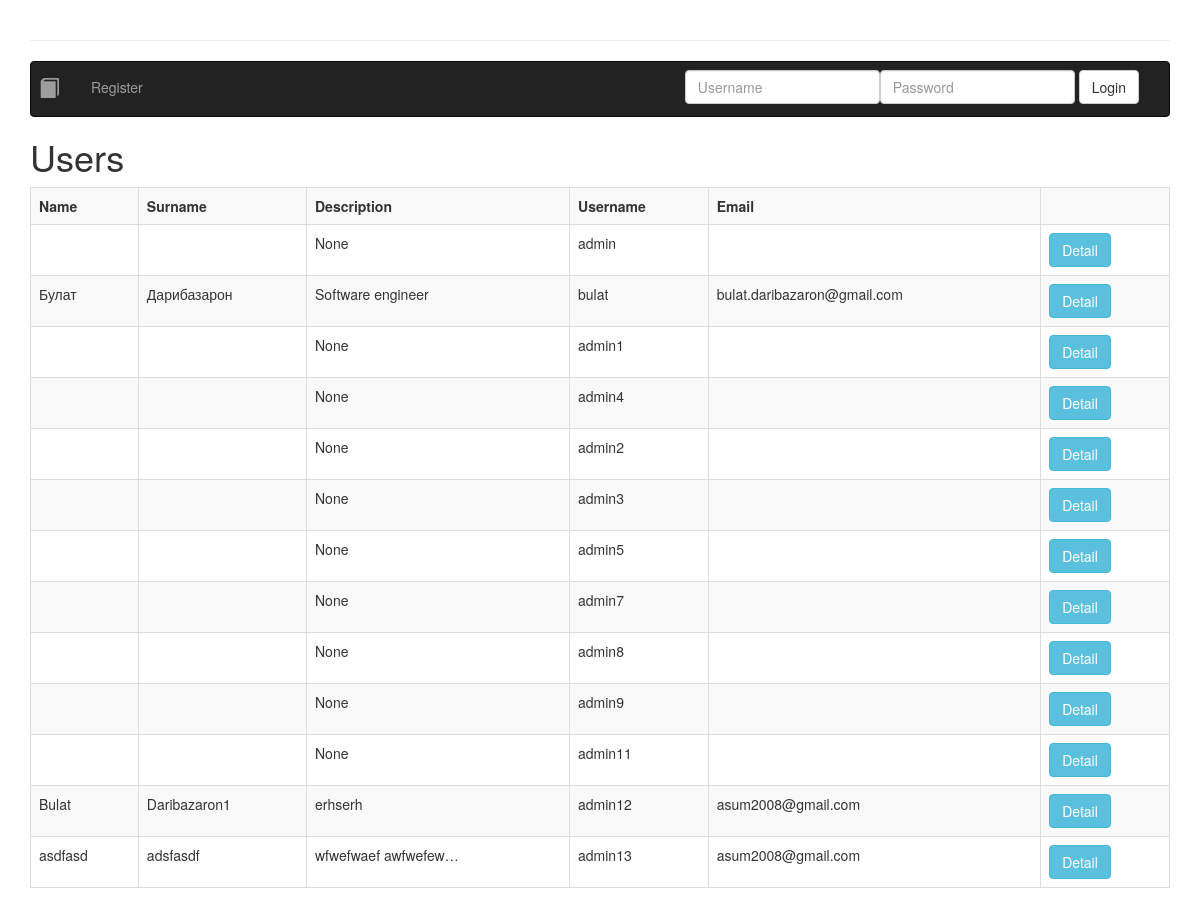
/profile/, run on the app's committed database.
### intra/models.py (models this page shows)
class User(AbstractUser):
    description = models.TextField(null=True)
    picture = models.ImageField(blank=True, upload_to="", null=True)

### intra/views.py (the view)
# urls.py: path('profile/', views.ProfileList.as_view(), name='users'),
class ProfileList(ListView):
    model = User
    template_name = 'profile_list.html'

### intra/templates/profile_list.html (shortened to what this page needs)
{% extends 'base.html' %}{% load bootstrap3 %} {% load i18n %}
{% block content %}
{% include 'nav.html' %}
    <h1>{% trans 'Users' %}</h1>
    <div>
    <div class="table-responsive">
    <table class="table table-striped table-bordered table-hover">
      <tr>
        <th>{% trans 'Name' %}</th>
        <th>{% trans 'Surname' %}</th>
        <th>{% trans 'Description' %}</th>
        <th>{% trans 'Username' %}</th>
        <th>{% trans 'Email' %}</th>
        <th></th>
      </tr>
      {% for user in object_list %}
      <tr>
        <td>{{ user.first_name }}</td>
        <td>{{ user.last_name }}</td>
        <td>{{ user.description|truncatechars:20 }}</td>
        <td>{{ user.username }}</td>
        <td>{{ user.email }}</td>
        <td>
          <a
            href="{% url 'profile' user.id %}"
            class="btn btn-info"
            >{% trans 'Detail' %}</a
          >
        </td>
      </tr>
      {% endfor %}
    </table>
  </div>
</div>
{% endblock %}

### intra/templates/base.html (style rules this page uses)
th { text-transform: capitalize; }

### data on the page
User: description "None", username "admin"
User: first_name "Булат", last_name "Дарибазарон", description "Software engineer", username "bulat", email "bulat.daribazaron@gmail.com"
User: description "None", username "admin1"
User: description "None", username "admin4"
User: description "None", username "admin2"
User: description "None", username "admin3"
User: description "None", username "admin5"
User: description "None", username "admin7"
User: description "None", username "admin8"
User: description "None", username "admin9"
User: description "None", username "admin11"
User: first_name "Bulat", last_name "Daribazaron1", description "erhserh", username "admin12", email "asum2008@gmail.com"
User: first_name "asdfasd", last_name "adsfasdf", description "wfwefwaef awfwefew…", username "admin13", email "asum2008@gmail.com"
